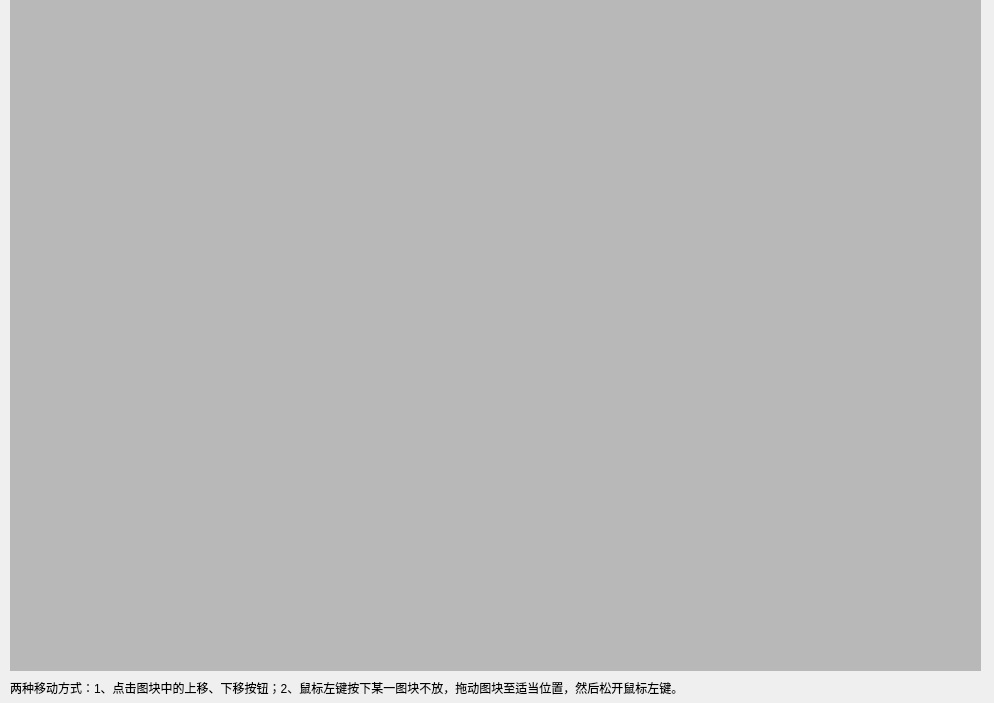
<?xml version="1.0" encoding="UTF-8"?>
<ui version="4.0">
 <class>QtMoveWidgetClass</class>
 <widget class="QMainWindow" name="QtMoveWidgetClass">
  <property name="geometry">
   <rect>
    <x>0</x>
    <y>0</y>
    <width>994</width>
    <height>703</height>
   </rect>
  </property>
  <property name="windowTitle">
   <string>QtMoveWidget</string>
  </property>
  <widget class="QWidget" name="centralWidget">
   <widget class="QLabel" name="lb_cur">
    <property name="geometry">
     <rect>
      <x>10</x>
      <y>680</y>
      <width>681</width>
      <height>16</height>
     </rect>
    </property>
    <property name="text">
     <string>两种移动方式：1、点击图块中的上移、下移按钮；2、鼠标左键按下某一图块不放，拖动图块至适当位置，然后松开鼠标左键。</string>
    </property>
   </widget>
   <widget class="QWidget" name="wdt_central" native="true">
    <property name="geometry">
     <rect>
      <x>10</x>
      <y>0</y>
      <width>971</width>
      <height>671</height>
     </rect>
    </property>
    <property name="styleSheet">
     <string notr="true">background-color: rgb(184, 184, 184);</string>
    </property>
   </widget>
  </widget>
 </widget>
 <layoutdefault spacing="6" margin="11"/>
 <resources>
  <include location="qtmovewidget.qrc"/>
 </resources>
 <connections/>
</ui>
